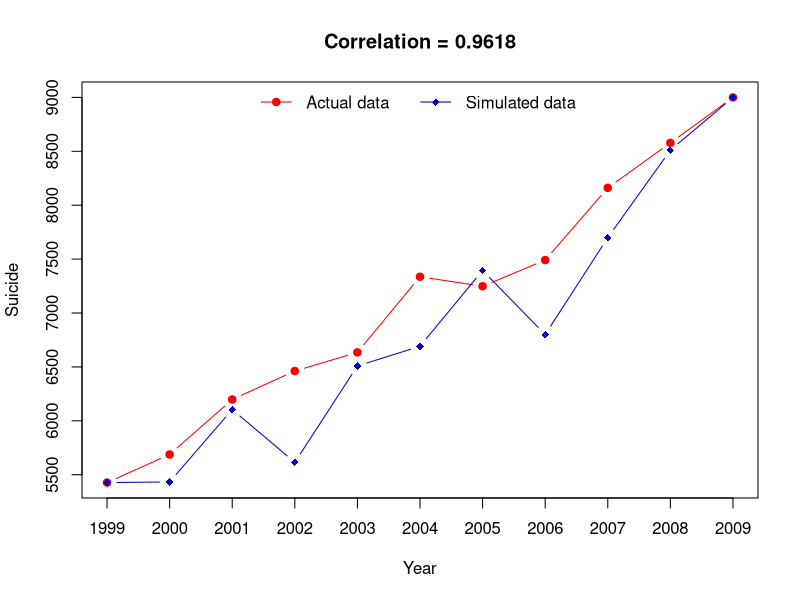
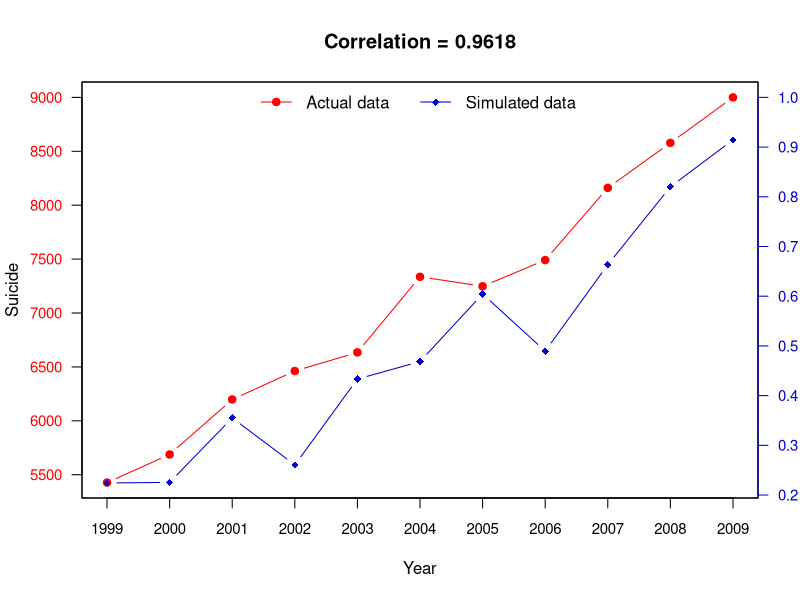

These charts were generated, in order, by the following R code:
## ---- chunk 1
knitr::opts_chunk$set(echo = TRUE)
## ---- chunk 2
suidata <- c(5427, 5688, 6198, 6462, 6635, 7336, 7248, 7491, 8161, 8578, 9000)
## ---- chunk 3
set.seed(2015)
# Constructing the matrix
Matrix <- matrix(0, 100000, 11)
for (i in 1:100000){
    Matrix[i,] <- runif(11)
}
dim(Matrix) #100000 observations and 11 variables
## ---- chunk 4
# Constructing the vector
cor_vector <- rep(0, 100000)
for(i in 1:100000){
    cor_vector[i] <- cor(suidata, Matrix[i,])
}
## ---- chunk 5
#5.1
length(cor_vector[cor_vector>0.9]) 
#5.2
which(cor_vector>0.9) 
#5.3
mean(cor_vector) 
#5.4
Matrix[which.max(cor_vector),]
#5.5
cor_matrix <- Matrix[which.max(cor_vector),]
datamatrix <- matrix(suidata , nrow = 11 , ncol = 1)
output_matrix <- cbind(datamatrix , cor_matrix)
rownames(output_matrix) <- c(1999:2009)
colnames(output_matrix) <- c('suicide', 'runif')
output_matrix
## ---- chunk 6
A <- output_matrix[,"suicide"]
S <- output_matrix[,"runif"]
S1 <- S * ((max(A)-min(A))/(max(S)-min(S)))
S2 <- S1 + A["1999"] - S1["1999"]
## ---- chunk 7
#Stores the cor(A, S2) in outcor in order to be used in the graph title
outcor <- round(cor(A, S2), 4) #0.9617555
outcor
## ---- chunk 8
p <- plot(A, type = "b", pch = 19, col = "red", xaxt = 'n', 
          xlab = "Year", ylab = "Suicide")
# Add one more line
lines(S2, type = "b", pch = 18, col = "mediumblue")
# Add axis
axis(1, at = 1:11 , labels = 1999 : 2009 )
# Add legend
legend(x="top", legend=c("Actual data", "Simulated data")
       ,col=c("red","mediumblue"),lwd=1,lty=c(1,1),pch=c(19,18),ncol=2,bty="n")
# Add title of the graph
title(main = c(paste('Correlation =', outcor)), col.main = "black", font.main = 2)
## ---- chunk 9
plot(A, type = "b", pch = 19, col = "red", col.axis='red', xaxt = 'n', las=1, 
     xlab = "Year", ylab = "Suicide", cex.axis=0.9)
axis(1, at = 1:11 , labels = 1999 : 2009, cex.axis=0.9 )
par(new=TRUE)
plot(S, type='b',pch = 18, col = "mediumblue", 
     xaxt='n', yaxt='n', ylim=c(0.225,1), ann=FALSE)
axis(4, las=1, at=seq(0.2, 1.0, 0.1), labels =str(seq(0.2, 1.0, 0.1)), 
     col.axis='mediumblue', col='mediumblue', cex.axis=0.9)
legend(x="top", legend=c("Actual data", "Simulated data")
       ,col=c("red","mediumblue"),lwd=1,lty=c(1,1),pch=c(19,18),ncol=2,bty="n")
title(main = c(paste('Correlation =', outcor)), col.main = "black", font.main = 2)

